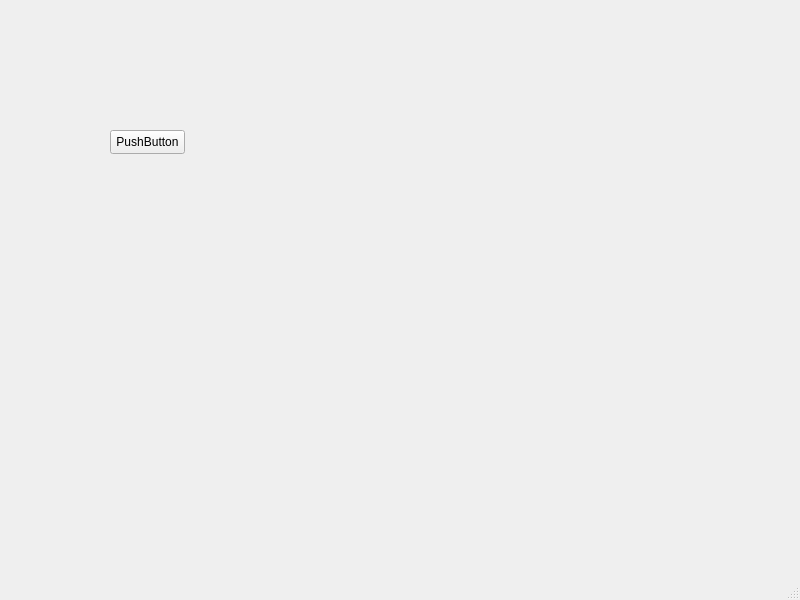
<?xml version="1.0" encoding="UTF-8"?>
<ui version="4.0">
 <class>MainWindow</class>
 <widget class="QMainWindow" name="MainWindow">
  <property name="geometry">
   <rect>
    <x>0</x>
    <y>0</y>
    <width>800</width>
    <height>600</height>
   </rect>
  </property>
  <property name="windowTitle">
   <string>MainWindow</string>
  </property>
  <widget class="QWidget" name="centralwidget">
   <widget class="QPushButton" name="pushButton">
    <property name="geometry">
     <rect>
      <x>110</x>
      <y>130</y>
      <width>75</width>
      <height>24</height>
     </rect>
    </property>
    <property name="text">
     <string>PushButton</string>
    </property>
   </widget>
  </widget>
  <widget class="QMenuBar" name="menubar">
   <property name="geometry">
    <rect>
     <x>0</x>
     <y>0</y>
     <width>800</width>
     <height>22</height>
    </rect>
   </property>
  </widget>
  <widget class="QStatusBar" name="statusbar"/>
 </widget>
 <resources/>
 <connections/>
</ui>
